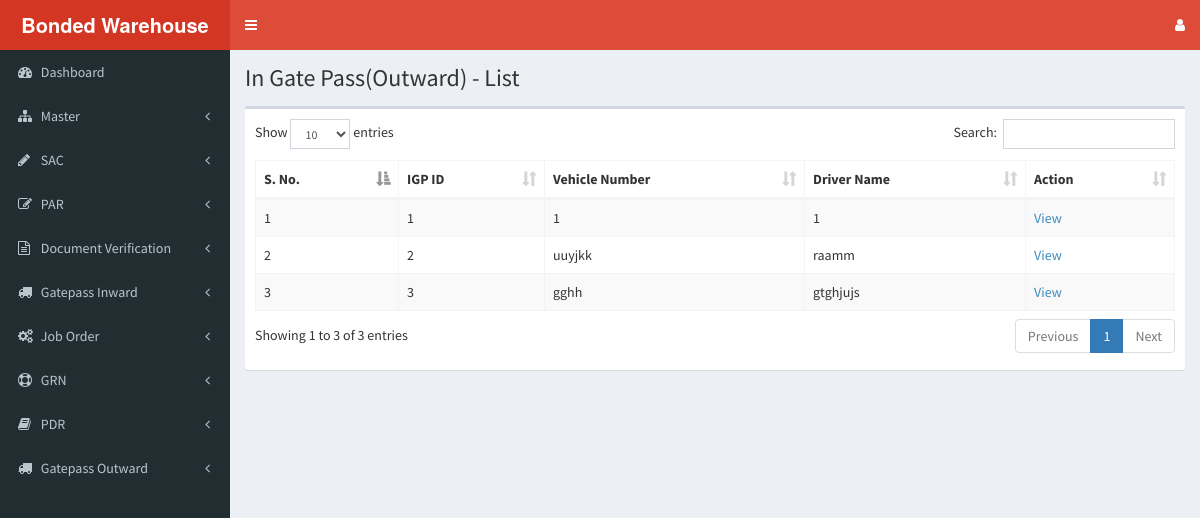
Before: /gate-pass/igp-loading-list-view.php with the older database file.
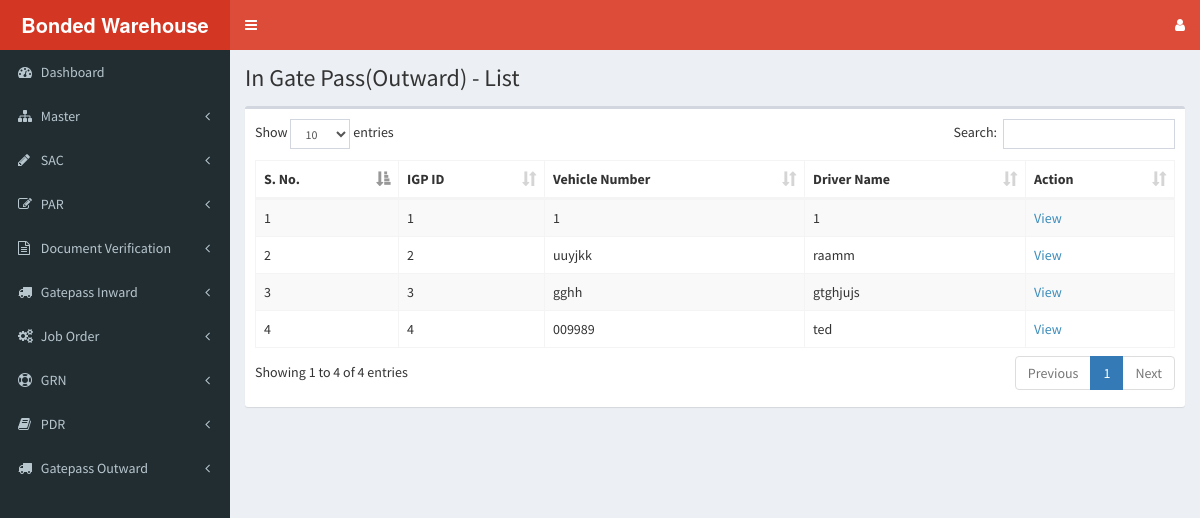
After: the same page with the newer database file.
### tables this page shows
CREATE TABLE `igp_loading` (
  `igp_lo_id` int(11) NOT NULL,
  `entry_date` date NOT NULL,
  `data_type` varchar(50) NOT NULL,
  `data_value` varchar(50) NOT NULL,
  `vehicle_number` varchar(50) DEFAULT NULL,
  `driver_name` varchar(50) DEFAULT NULL,
  `driving_license` varchar(50) DEFAULT NULL,
  `time_in` varchar(50) NOT NULL,
  `status` varchar(50) NOT NULL DEFAULT 'igp_created'
);

### gate-pass/igp-loading-list-view.php (the view, shortened to what this page needs)
<?php
  include('../header.php');
  include('../sidebar.php');
  include('../dbconfig.php');
?>
<div class="content-wrapper">
  <section class="content-header">
    <h1>
      In Gate Pass(Outward) - List
    </h1>
  </section>
  <section class="content">
    <div class="box">
      <div class="box-body">
        <table id="par_table" class="table table-bordered table-striped">
          <thead>
            <tr>
              <th>S. No.</th>
              <th>IGP ID</th>
              <th>Vehicle Number</th>
              <th>Driver Name</th>
              <th>Action</th>
            </tr>
          </thead>
          <tbody>
            <?php
              $select_query = "SELECT * FROM igp_loading";
              $result = mysqli_query($dbc,$select_query);
              $row_counter = 0;
              if(mysqli_num_rows($result) > 0) {
                while($row = mysqli_fetch_array($result)) {
                  echo "<tr>";
                  echo "<td>".++$row_counter."</td>";
                  echo "<td>".$row['igp_lo_id']."</td>";
                  echo "<td>".$row['vehicle_number']."</td>";
                  echo "<td>".$row['driver_name']."</td>";
                  echo "<td><a href='igp-loading-view.php?igp_lo_id=".$row['igp_lo_id']."'>View</a></td>";
                  echo "</tr>";
                }
              } else {
                $dataTableFlag = false;
                echo "<tr><td colspan=\"6\">No IGPs available.</td></tr>";
              }
            ?>
          </tbody>
        </table>
      </div>
      </div>
    </div>
</div>
<?php
  include('../footer.php');
?>

Changed rows visible on the page:
added igp_loading: igp_lo_id "4", vehicle_number "009989", driver_name "ted"
Other visible differences:
text written by a page script: "Show entries Search: Showing 1 to 3 of 3 entries Previous 1 Next" → "Show entries Search: Showing 1 to 4 of 4 entries Previous 1 Next"
